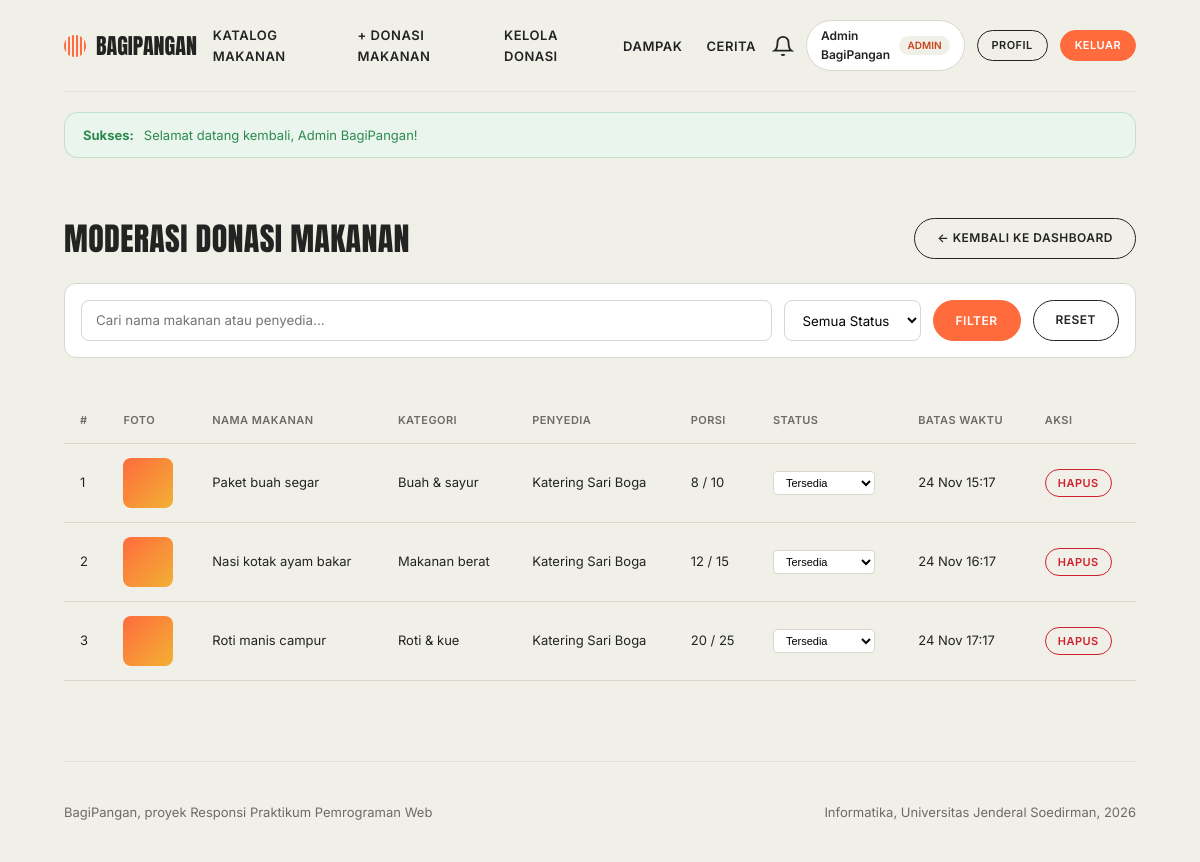
/admin/donasi.php (signed in), run on the app's committed database.
### tables this page shows
CREATE TABLE IF NOT EXISTS donasi (
    id INT AUTO_INCREMENT PRIMARY KEY,
    user_id INT NOT NULL,
    kategori_id INT NOT NULL,
    nama_makanan VARCHAR(150) NOT NULL,
    deskripsi TEXT NULL,
    porsi_awal INT NOT NULL,
    porsi_tersisa INT NOT NULL,
    batas_waktu DATETIME NOT NULL,
    alamat_ambil TEXT NOT NULL,
    foto VARCHAR(255) NULL,
    status ENUM('tersedia', 'habis', 'kedaluwarsa', 'dibatalkan') DEFAULT 'tersedia',
    created_at TIMESTAMP DEFAULT CURRENT_TIMESTAMP,
    updated_at TIMESTAMP DEFAULT CURRENT_TIMESTAMP ON UPDATE CURRENT_TIMESTAMP,
    FOREIGN KEY (user_id) REFERENCES users(id) ON DELETE CASCADE,
    FOREIGN KEY (kategori_id) REFERENCES kategori(id) ON DELETE RESTRICT
);

CREATE TABLE IF NOT EXISTS kategori (
    id INT AUTO_INCREMENT PRIMARY KEY,
    nama_kategori VARCHAR(50) NOT NULL UNIQUE,
    slug VARCHAR(50) NOT NULL UNIQUE,
    deskripsi VARCHAR(255) NULL,
    created_at TIMESTAMP DEFAULT CURRENT_TIMESTAMP
);

CREATE TABLE IF NOT EXISTS users (
    id INT AUTO_INCREMENT PRIMARY KEY,
    nama VARCHAR(100) NOT NULL,
    email VARCHAR(100) NOT NULL UNIQUE,
    password VARCHAR(255) NOT NULL,
    no_hp VARCHAR(20) NOT NULL,
    alamat TEXT NOT NULL,
    role ENUM('penyedia', 'penerima', 'admin') NOT NULL DEFAULT 'penerima',
    foto VARCHAR(255) DEFAULT 'default-avatar.png',
    created_at TIMESTAMP DEFAULT CURRENT_TIMESTAMP,
    updated_at TIMESTAMP DEFAULT CURRENT_TIMESTAMP ON UPDATE CURRENT_TIMESTAMP
);

### admin/donasi.php (the view, shortened to what this page needs)
<?php
require_once __DIR__ . '/../config/database.php';
$root_path = '/Responsi-Praktikum-Pemweb';
$search = trim($_GET['search'] ?? '');
$where = ["1=1"];
$params = [];
$where_sql = implode(' AND ', $where);
$stmt = $pdo->prepare("
    SELECT d.*, k.nama_kategori, u.nama AS nama_penyedia
    FROM donasi d
    JOIN kategori k ON d.kategori_id = k.id
    JOIN users u ON d.user_id = u.id
    WHERE $where_sql
    ORDER BY d.created_at DESC
");
$stmt->execute($params);
$donasi_list = $stmt->fetchAll();
require_once __DIR__ . '/../includes/header.php';
?>
<div class="wrap">
    <div style="display: flex; justify-content: space-between; align-items: center; margin-bottom: 24px; flex-wrap: wrap; gap: 16px;">
        <h1>Moderasi Donasi Makanan</h1>
        <a href="<?= $root_path ?>/admin/" class="btn">← Kembali ke Dashboard</a>
    </div>
    <form method="GET" style="display: flex; gap: 12px; flex-wrap: wrap; margin-bottom: 24px; padding: 16px; background: var(--white); border-radius: 12px; border: 1px solid var(--line);">
        <input type="text" name="search" placeholder="Cari nama makanan atau penyedia..."
               value="<?= htmlspecialchars($search) ?>"
               style="flex: 1; min-width: 200px; padding: 10px 14px; border: 1.5px solid var(--line); border-radius: 8px; font-family: inherit;">
        <select name="status" style="padding: 10px 14px; border: 1.5px solid var(--line); border-radius: 8px; font-family: inherit; background: var(--white);">
            <option value="">Semua Status</option>
        </select>
        <button type="submit" class="btn fill">Filter</button>
        <a href="<?= $root_path ?>/admin/donasi.php" class="btn">Reset</a>
    </form>
    <div class="table-responsive">
        <table class="data-table">
            <thead>
                <tr>
                    <th>#</th>
                    <th>Foto</th>
                    <th>Nama Makanan</th>
                    <th>Kategori</th>
                    <th>Penyedia</th>
                    <th>Porsi</th>
                    <th>Status</th>
                    <th>Batas Waktu</th>
                    <th>Aksi</th>
                </tr>
            </thead>
            <tbody>
                <?php if (empty($donasi_list)): ?>
                    <tr>
                        <td colspan="9" style="text-align: center; padding: 40px; color: var(--muted);">Tidak ada donasi ditemukan</td>
                    </tr>
                <?php else: ?>
                    <?php foreach ($donasi_list as $idx => $d):
                        $foto_src = !empty($d['foto']) && file_exists(__DIR__ . '/../uploads/makanan/' . $d['foto'])
                            ? $root_path . '/uploads/makanan/' . htmlspecialchars($d['foto'])
                            : null;
                    ?>
                        <tr>
                            <td><?= $idx + 1 ?></td>
                            <td>
                                <?php if ($foto_src): ?>
                                    <img src="<?= $foto_src ?>" alt="" style="width: 50px; height: 50px; object-fit: cover; border-radius: 8px;">
                                <?php else: ?>
                                    <div style="width: 50px; height: 50px; background: linear-gradient(135deg, #FF6B3D, #f2b134); border-radius: 8px;"></div>
                                <?php endif; ?>
                            </td>
                            <td><?= htmlspecialchars($d['nama_makanan']) ?></td>
                            <td><?= htmlspecialchars($d['nama_kategori']) ?></td>
                            <td><?= htmlspecialchars($d['nama_penyedia']) ?></td>
                            <td><?= $d['porsi_tersisa'] ?> / <?= $d['porsi_awal'] ?></td>
                            <td>
                                <form method="POST" style="display: inline;">
                                    <select name="new_status" onchange="this.form.submit()"
                                            style="padding: 4px 8px; border: 1px solid var(--line); border-radius: 4px; font-size: 11px; background: var(--white);">
                                        <option value="tersedia" <?= $d['status'] === 'tersedia' ? 'selected' : '' ?>>Tersedia</option>
                                    </select>
                                </form>
                            </td>
                            <td><?= date('d M H:i', strtotime($d['batas_waktu'])) ?></td>
                            <td>
                                <form method="POST" style="display: inline;" onsubmit="return confirm('Yakin ingin menghapus donasi ini? Foto dan data terkait (pesanan, ulasan) akan ikut terhapus.');">
                                    <button type="submit" class="btn danger" style="font-size: 11px; padding: 6px 12px;">Hapus</button>
                                </form>
                            </td>
                        </tr>
                    <?php endforeach; ?>
                <?php endif; ?>
            </tbody>
        </table>
    </div>
</div>
<?php require_once __DIR__ . '/../includes/footer.php'; ?>

### assets/css/style.css (style rules this page uses)
:root { --cream: #F1F0E8; --ink: #232323; --orange: #FF6B3D; --rust: #C8431A; --white: #ffffff; --muted: #6d6b66; --line: #d9d7cc; --green: #2d8a4e; --green-bg: #eaf5ee; --red: #cf222e; --red-bg: #ffebe9; --radius-pill: 999px; --radius-card: 28px; }
* { box-sizing: border-box; margin: 0; padding: 0; }
html { scroll-behavior: smooth; }
body { background: var(--cream); color: var(--ink); font-family: 'Inter', system-ui, -apple-system, sans-serif; line-height: 1.55; min-height: 100vh; display: flex; flex-direction: column; }
h1, h2, h3, h4, .display { font-family: 'Anton', Impact, "Arial Narrow", sans-serif; font-weight: 400; text-transform: uppercase; line-height: 1.1; letter-spacing: .01em; }
a { color: inherit; text-decoration: none; }
.wrap { max-width: 1120px; margin: 0 auto; padding: 0 24px; width: 100%; }
.btn { display: inline-block; border: 1.5px solid var(--ink); border-radius: var(--radius-pill); padding: 10px 22px; font-size: 12px; font-weight: 600; text-transform: uppercase; letter-spacing: .04em; background: transparent; color: var(--ink); cursor: pointer; font-family: inherit; transition: all .2s ease; text-align: center; }
.btn.fill { background: var(--orange); border-color: var(--orange); color: var(--white); }
.btn.danger { border-color: var(--red); color: var(--red); }
.table-responsive { overflow-x: auto; }
.data-table { width: 100%; border-collapse: collapse; margin-top: 16px; }
.data-table th, .data-table td { padding: 14px 16px; text-align: left; border-bottom: 1px solid var(--line); font-size: 13px; }
.data-table th { font-weight: 600; text-transform: uppercase; font-size: 11px; letter-spacing: .04em; color: var(--muted); }

### data on the page
donasi: nama_makanan "Paket buah segar", kategori.nama_kategori "Buah & sayur", user.nama "Katering Sari Boga", porsi_tersisa "8", porsi_awal "10", new_status "Tersedia", batas_waktu "24 Nov 15:17"
donasi: nama_makanan "Nasi kotak ayam bakar", kategori.nama_kategori "Makanan berat", user.nama "Katering Sari Boga", porsi_tersisa "12", porsi_awal "15", new_status "Tersedia", batas_waktu "24 Nov 16:17"
donasi: nama_makanan "Roti manis campur", kategori.nama_kategori "Roti & kue", user.nama "Katering Sari Boga", porsi_tersisa "20", porsi_awal "25", new_status "Tersedia", batas_waktu "24 Nov 17:17"

### other printed values
$user['nama'] "Admin BagiPangan"
$user['role'] "ADMIN"
$flash_success "Selamat datang kembali, Admin BagiPangan!"
